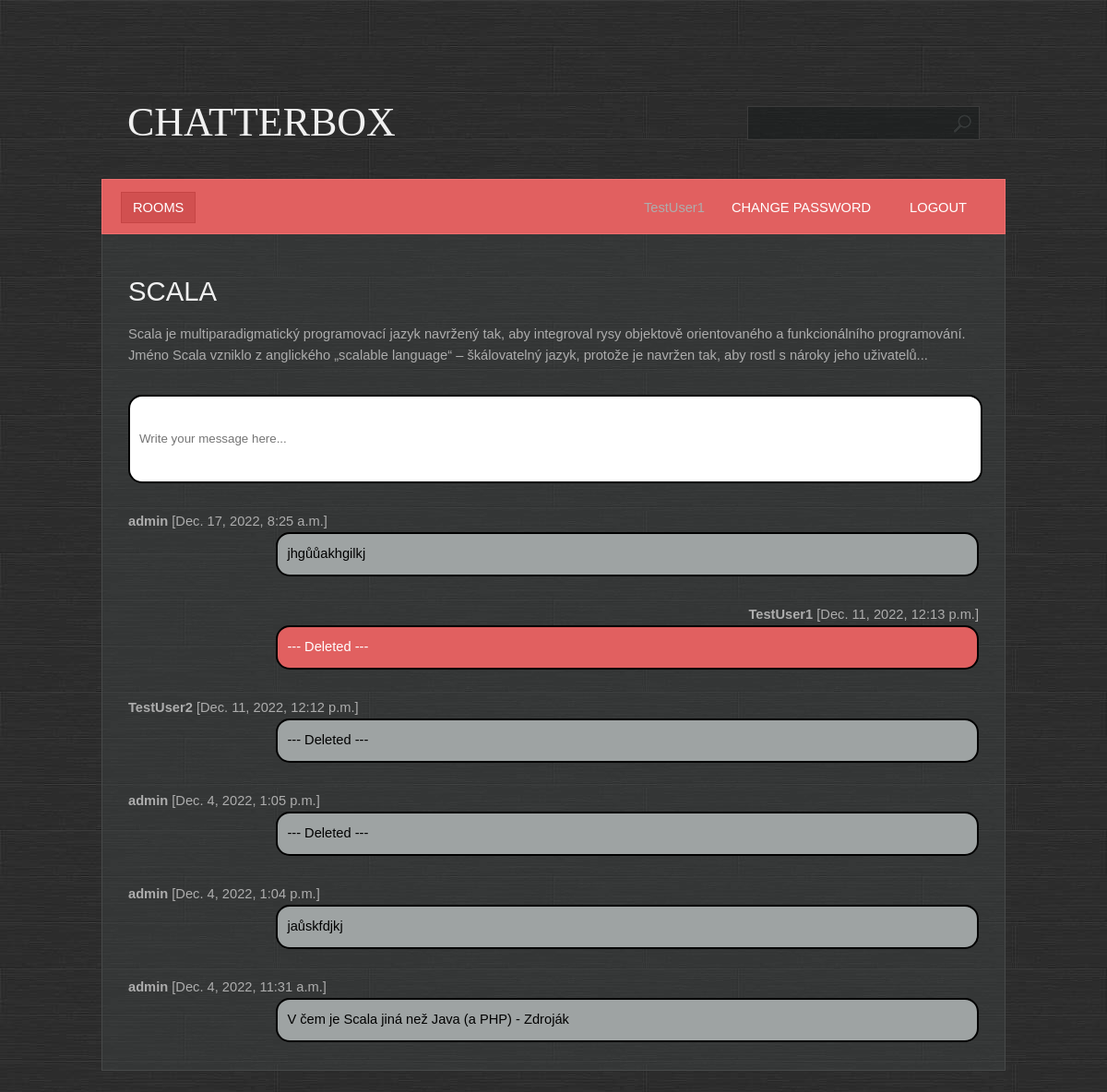
The page /room/detail/4/ (signed in) on the database as committed earlier.
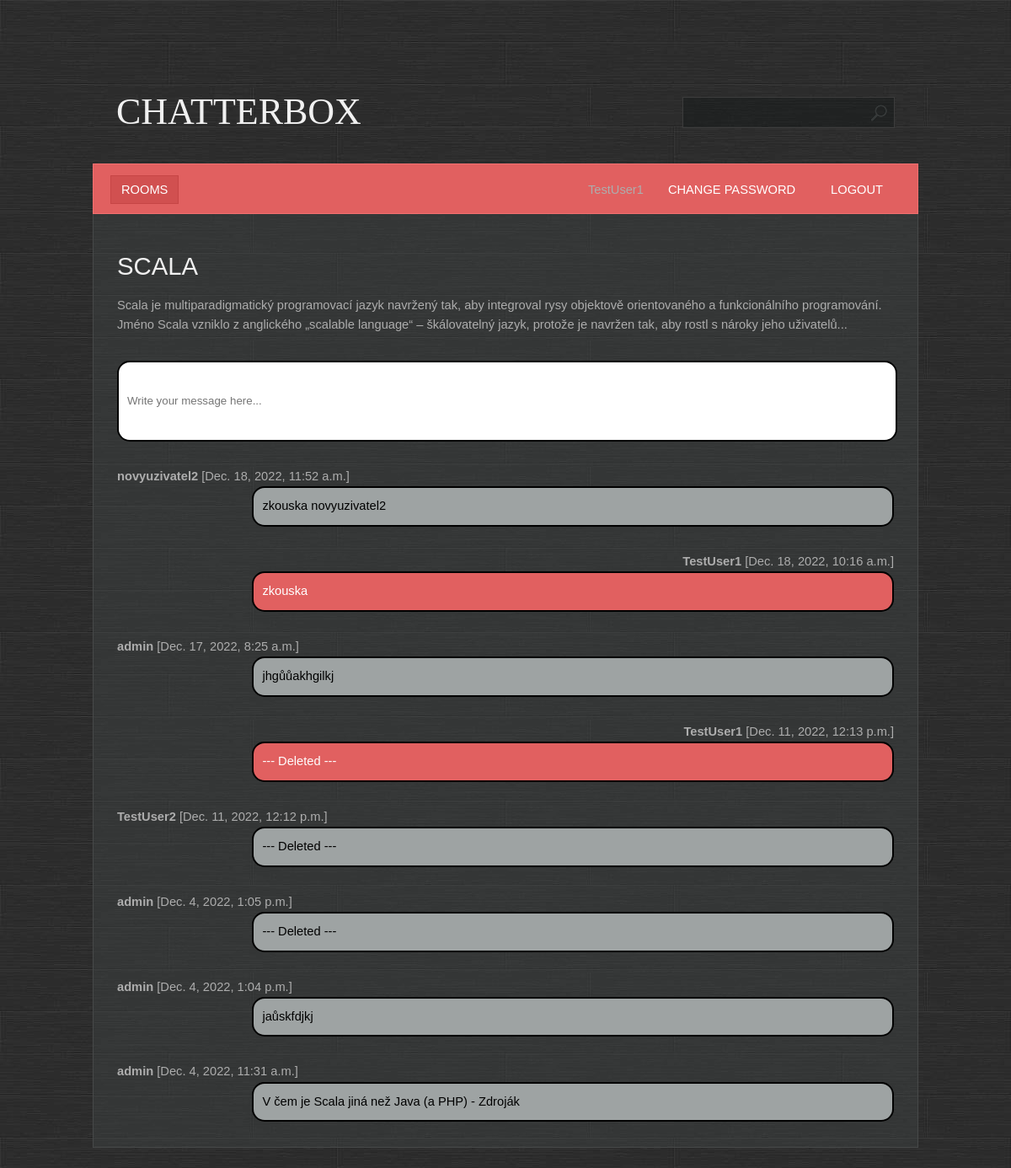
The same page on the database as committed later.
### base/models.py (models this page shows, shortened)
class Room(Model):
    name = models.CharField(max_length=200, unique=True)
    description = models.TextField(null=True, blank=True)
    participants = models.ManyToManyField(User, related_name='participants', blank=True)
    created = models.DateTimeField(auto_now_add=True)
    updated = models.DateTimeField(auto_now=True)
    class Meta:
        ordering = ['-created', 'name']

class Message(Model):
    body = models.TextField()
    room = models.ForeignKey(Room, on_delete=models.CASCADE)
    user = models.ForeignKey(User, on_delete=models.CASCADE)
    created = models.DateTimeField(auto_now_add=True)
    updated = models.DateTimeField(auto_now=True)
    class Meta:
        ordering = ['-created', 'body']

### base/views.py (the view, shortened to what this page needs)
# urls.py: path('room/detail/<pk>/', base.views.room, name='room'),
@login_required
@permission_required(['base.view_room', 'base.view_message'])
def room(request, pk):
    room = Room.objects.get(id=pk)
    messages = room.message_set.all()
    context = {'room': room,
               'messages': messages}
    return render(request, template_name='base/room.html', context=context)

### base/templates/base/room.html (shortened to what this page needs)
{% extends 'main.html' %}
{% block content %}
    <h1>{{ room.name }}</h1>
    <br>
    <div class="box">{{ room.description }}</div>
    {% if perms.base.add_message %}
        <div class="box room__message">
            <form method="post">
            <input name="body" placeholder="Write your message here..."/>
            </form>
        </div>
    {% endif %}
        {% for message in messages %}
            {% if user == message.user %}
                <div class="box">
                <div style="float: right"><b>{{ message.user }}</b> [{{ message.created }}] </div>
                <div class="message" style="float: right; background-color: #e16060; color: white;" >{{ message.body }}</div>
                </div>
            {% else %}
                <div class="box">
                <div><b>{{ message.user }}</b> [{{ message.created }}] </div>
                <div class="message" style="float: right">{{ message.body }}</div>
                </div>
            {% endif %}
        {% endfor %}
{% endblock %}

### templates/main.html (shortened to what this page needs)
<!DOCTYPE html>
{% load static %}
<html lang="en">
<head>
    <link rel="stylesheet" href="{% static 'styles/style.css' %}"/>
</head>
<body>
  <div id="wrapper">
    <div id="header">
        <div id="logo">
            <h1>Chatterbox</h1>
        </div>
        {% if user.is_authenticated %}
            <div id="search">
                <form action="{%  url 'search' %}" method="get">
                    <div>
                    <input class="text" name="q" size="32" maxlength="64">
                    </div>
                </form>
            </div>
            <div id="menu">
            {% include 'navbar.html' %}
            </div>
        {% endif %}
    </div>
    <div id="page">
        <div id="content">
            {% block content %}
            {% endblock %}
        </div>
        <br class="clearfix">
    </div>
    <br class="clearfix">
</div>
</body>
</html>

### templates/navbar.html (shortened to what this page needs)
<ul>
    <li class="first active">
        <a href="{% url 'rooms' %}">Rooms</a>
    </li>
    {% if user.is_authenticated %}
        <li class="last-child">
            <a href="{% url 'logout' %}">Logout</a>
        </li>
        <li class="last-child">
            <a href="{% url 'password_change' %}">Change password</a>
        </li>
        <li class="last-child">{{ user.username }}
        </li>
    {% else %}
        <li class="last-child">
            <a href="{% url 'login' %}">Login</a>
        </li>
    {% endif %}
</ul><br class="clearfix"/>

### static/styles/style.css (style rules this page uses)
* { margin: 0; padding: 0; }
a { text-decoration: underline; color: #e8e8e8; }
body { font-size: 11pt; line-height: 1.6em; font-family: Arial, sans-serif; background: #9ea3a3; color: #adadad; background: url(/static/images/bg.jpg); }
h1,h2,h3,h4 { text-transform: uppercase; font-weight: normal; color: #f0f0f0; }
ul { margin-bottom: 1.25em; }
ul { list-style: none; }
.last-child { float:right; }
.message { width: 80%; padding: 10px; color: black; background: #9ea3a3; border-radius: 15px; border: 2px solid black; }
.room__message { background: white; border-radius: 15px; border: 2px solid black; width: 100%; }
.room__message > form > input { resize: none; border: none; outline: none; padding: 10px; height: 4.5rem; width: 100%; }
.box { overflow: hidden; margin: 0 0 30px 0; }
#content { width: 100%; float: left; padding: 0; }
#header { position: relative; padding: 28px; height: 130px; }
#logo { position: absolute; top: 0; left: 28px; height: 130px; line-height: 130px; }
#logo h1 { font-size: 3em; font-family: Bevan, serif; }
#page { position: relative; padding: 50px 28px 0px 28px; width: 922px; background: rgba(65, 70, 70, 0.4); border: solid 1px #474949; border-top: 0; }
#menu { position: absolute; bottom: 0; left: 0; height: 58px; line-height: 60px; padding: 0 20px 0 20px; width: 938px; margin: 0 0 0 0; background: #e16060; border: solid 1px #f17070; }
#menu a { text-decoration: none; text-transform: uppercase; color: #ffffff; padding: 8px 12px 8px 12px; border: solid 1px #e16060; }
#menu ul { list-style: none; }
#menu ul li { display: inline; padding: 0 8px 0 8px; }
#menu ul li.first { padding-left: 0; }
#menu ul li.active a { background: #D15050; border: solid 1px #C64545; }
#wrapper { position: relative; width: 980px; margin: 68px auto 0 auto; }
#search { position: absolute; top: 0; right: 28px; height: 130px; line-height: 130px; }
#search input.text { padding: 10px 40px 10px 10px; background: rgba(15, 20, 20, 0.4) url(/static/images/search.png) top right no-repeat; border: 0; color: #c7c8c8; width: 200px; border: solid 1px #3c3c3c; }

Rows that differ between the two databases and show on the page:
added Message: user "novyuzivatel2", created "Dec. 18, 2022, 11:52 a.m.", body "zkouska novyuzivatel2"
added Message: user "TestUser1", created "Dec. 18, 2022, 10:16 a.m.", body "zkouska"
